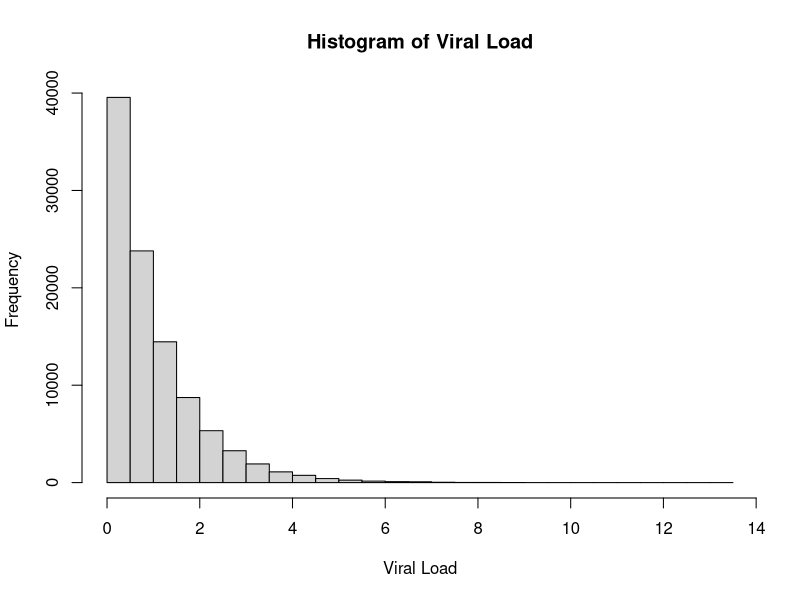
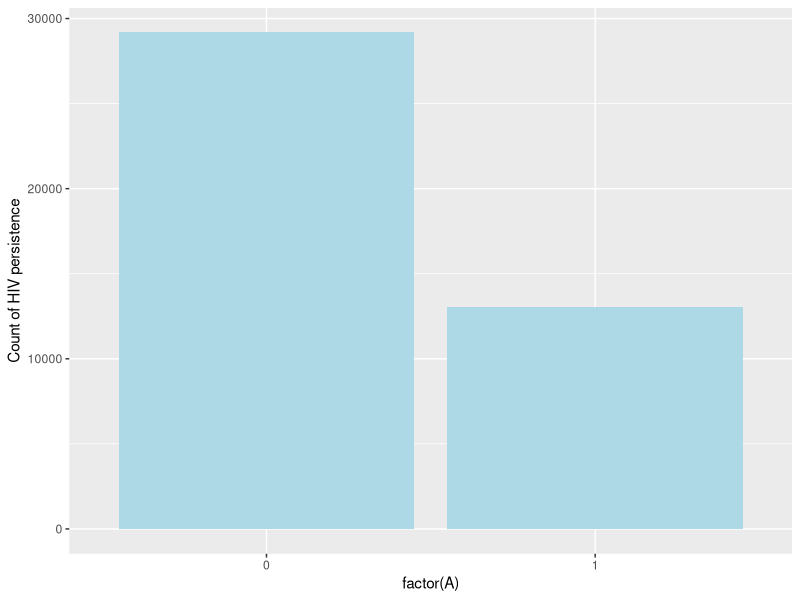
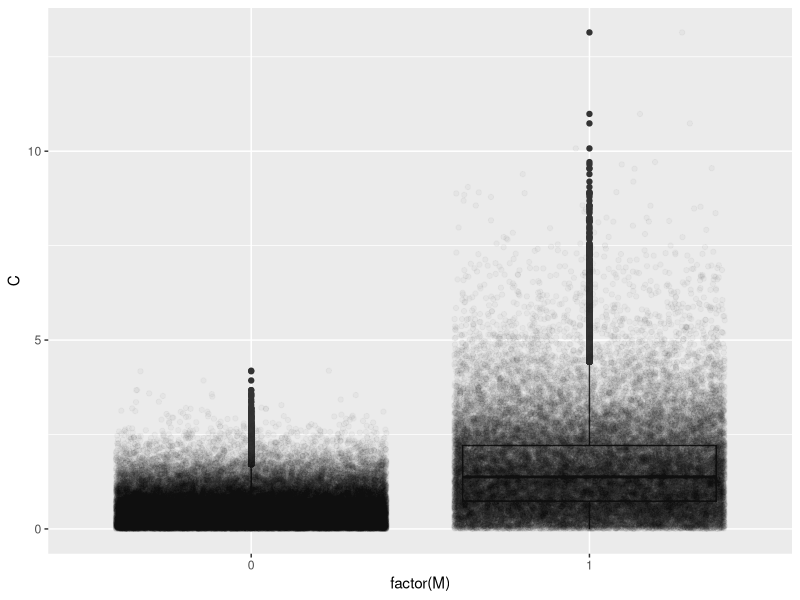
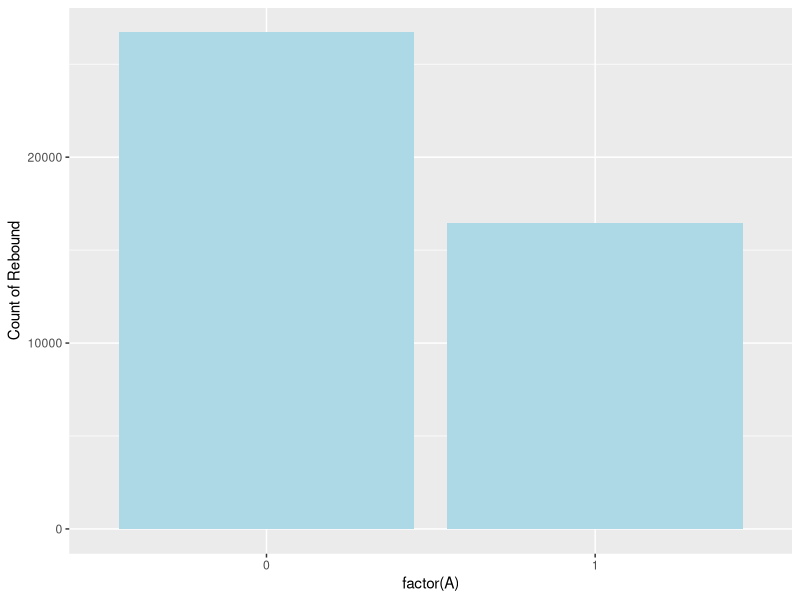
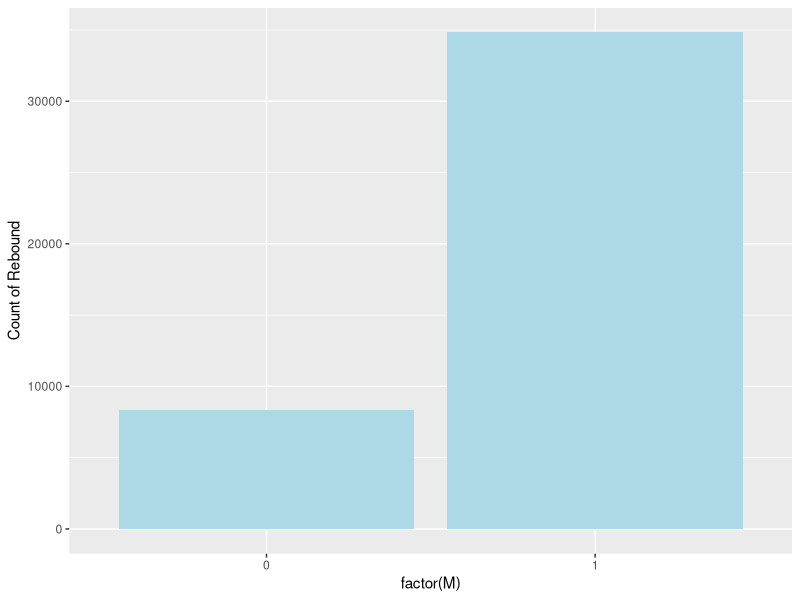
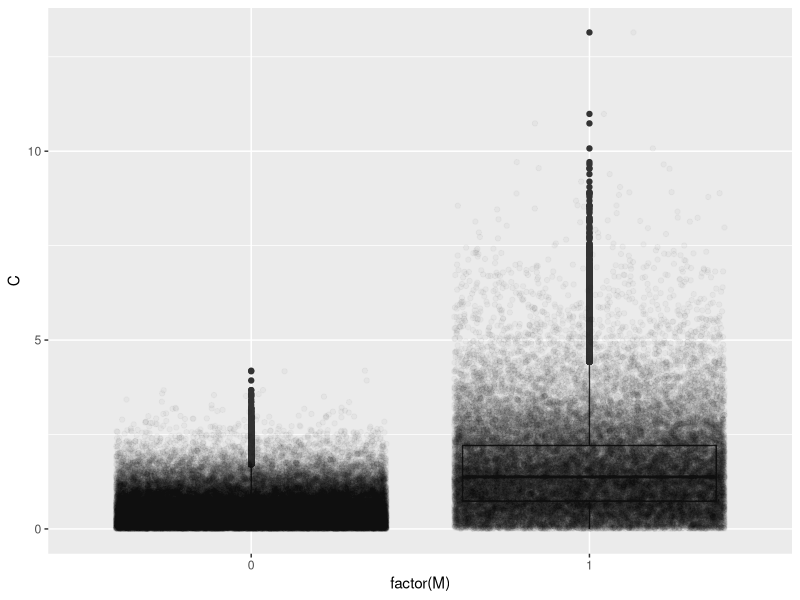

R code for these plots, in order:
## ---- chunk 1
library(tidyverse) # mostly for tibbles and visualizations
## ---- chunk 2
n = 100000
A <- 1:n < n/2 # Assign Curative treatment to half the sample
## ---- chunk 3
alpha <-  1 # Shape
beta <-  1  # Rate
## ---- chunk 4
b_0 <- log(0.2/(1-0.2)) # Probability of persistence is low when viral load is ~0  and there is no treatment
b_1 <- log(1/10) # Treatment 1/5ths the odds of persistence
b_2 <- log(10) # An increase of viral load by 1 multiplies odds of persistence by 10
## ---- chunk 5
a_0 <- log(0.05/(1-0.05)) # Probability of viral rebound is low when viral load is ~0  and there is no treatment and HIV is not persistent
a_1 <- log(1/2) # treatment halves the odds of rebound
a_2 <- log(10) # an increase of viral load by 1 multiplies odds of viral rebound by 10
a_3 <- log(10) # If HIV is persistent, odds of viral rebound multiply by 10.


## ---- chunk 6

simulate_C <- function(){rgamma(n,alpha,beta)}

Cause <- simulate_C()
hist(Cause,breaks = 20, main = "Histogram of Viral Load", xlab = "Viral Load")

## ---- chunk 7

X_AC <- matrix(c(rep(1,n),A*1,Cause),ncol = 3) # Design matrix for logistic regression model
  
simulate_M <- function(X_AC){
  # Simulate Mediator Values given Design Matrix X_AC

  log_odds <- X_AC %*% c(b_0,b_1,b_2) # resulting Log Odds
  p <- exp(log_odds)/(1+exp(log_odds)) # resulting probability of M = 1
  M <- rbinom(n,1,p) # Simulate M
  
  return(M)
  
}

M <- simulate_M(X_AC)

# Visualize ----------------------------------------------
X_AC <- cbind(X_AC,M) 
X_AC <- as_tibble(X_AC)

colnames(X_AC) <- c("Intercept","A","C","M")

X_AC %>% group_by(A) %>%summarize(`Count of HIV persistence` = sum(M)) %>% ggplot(aes(x = factor(A), y = `Count of HIV persistence`))+geom_bar(stat = "identity",fill = "lightblue")

X_AC %>% ggplot(aes(x = factor(M), y = C))+geom_boxplot()+geom_jitter(alpha = 0.03)

# Recover this using logistic regression:

logres <- glm(M~A+C,family = "binomial",data = X_AC)
summary(logres)
## ---- chunk 8
X_ACM <- matrix(c(rep(1,n),A*1,Cause,M),ncol = 4)

simulate_Y <- function(X_ACM){
  
  # Compute log odds and use p to simulate Y
  log_odds <- X_ACM %*% c(a_0,a_1,a_2,a_3)
  p <- exp(log_odds)/(1+exp(log_odds))
  Y <- rbinom(n,1,p) # Simulate Y
  
  return(Y)
  
}

Y <- simulate_Y(X_ACM)

# Visualize ----------------------------------

X_ACM <- cbind(X_ACM,Y)
X_ACM <- as_tibble(X_ACM)
colnames(X_ACM) <- c("Intercept","A","C","M","Y")

X_ACM %>% group_by(A) %>%summarize(`Count of Rebound` = sum(Y)) %>% ggplot(aes(x = factor(A),y = `Count of Rebound`))+geom_bar(stat = "identity", fill = "lightblue")

X_ACM %>% group_by(M) %>%summarize(`Count of Rebound` = sum(Y)) %>% ggplot(aes(x = factor(M),y = `Count of Rebound`))+geom_bar(stat = "identity", fill = "lightblue")

X_ACM %>% ggplot(aes(x = factor(M), y = C))+geom_boxplot()+geom_jitter(alpha = 0.03)

# Fit Model, Recover Coefficients ----------

logres <- glm(Y~A+C+M, family = "binomial",data = X_ACM)
summary(logres)
## ---- chunk 9

C <- simulate_C()
A <- rep(0,n)

X_AC <- matrix(c(rep(1,n),A*1,C),ncol = 3) # Design matrix for logistic regression model

M <- simulate_M(X_AC) # This M has the same distribution as A = 0 by simulation.

A <- rep(1,n) # Switch treatment to 1 keeping mediator.
 
X_ACM <- matrix(c(rep(1,n),A*1,C,M),ncol = 4)

Y <- simulate_Y(X_ACM)

mean(Y) # Above Empirical Probability.




## ---- chunk 10

C <- simulate_C()
A <- (1:n < n/2)*1 # Assign Curative treatment to half the sample

X_AC <- matrix(c(rep(1,n),A*1,C),ncol = 3) # Design matrix for logistic regression model for M

M <- simulate_M(X_AC) 
 
X_ACM <- matrix(c(rep(1,n),A*1,C,M),ncol = 4)

Y <- simulate_Y(X_ACM)

X_ACM <- cbind(X_ACM,Y)
X_ACM <- as_tibble(X_ACM)
colnames(X_ACM) <- c("Intercept","A","C","M","Y")
logres <- glm(Y~A+C+M, family = "binomial",data = X_ACM) # Used for Prediction

X_ACM_pred <- X_ACM[X_ACM$A == 0,]
X_ACM_pred$A <-  X_ACM_pred$A+1

mean(predict(logres,X_ACM_pred, type = "response"))





## ---- chunk 11

C <- simulate_C()
A <- rep(1,n)

X_AC <- matrix(c(rep(1,n),A*1,C),ncol = 3) # Design matrix for logistic regression model

M <- simulate_M(X_AC) # This M has the same distribution as A = 0 by simulation.

A <- rep(0,n) # Switch treatment to 1 keeping mediator.
 
X_ACM <- matrix(c(rep(1,n),A*1,C,M),ncol = 4)

Y <- simulate_Y(X_ACM)

mean(Y) # Above Empirical Probability.




## ---- chunk 12

C <- simulate_C()
A <- (1:n < n/2)*1 # Assign Curative treatment to half the sample

X_AC <- matrix(c(rep(1,n),A*1,C),ncol = 3) # Design matrix for logistic regression model for M

M <- simulate_M(X_AC) 
 
X_ACM <- matrix(c(rep(1,n),A*1,C,M),ncol = 4)

Y <- simulate_Y(X_ACM)

X_ACM <- cbind(X_ACM,Y)
X_ACM <- as_tibble(X_ACM)
colnames(X_ACM) <- c("Intercept","A","C","M","Y")
logres <- glm(Y~A+C+M, family = "binomial",data = X_ACM) # Used for Prediction

X_ACM_pred <- X_ACM[X_ACM$A == 1,]
X_ACM_pred$A <-  X_ACM_pred$A-1

mean(predict(logres,X_ACM_pred, type = "response"))


